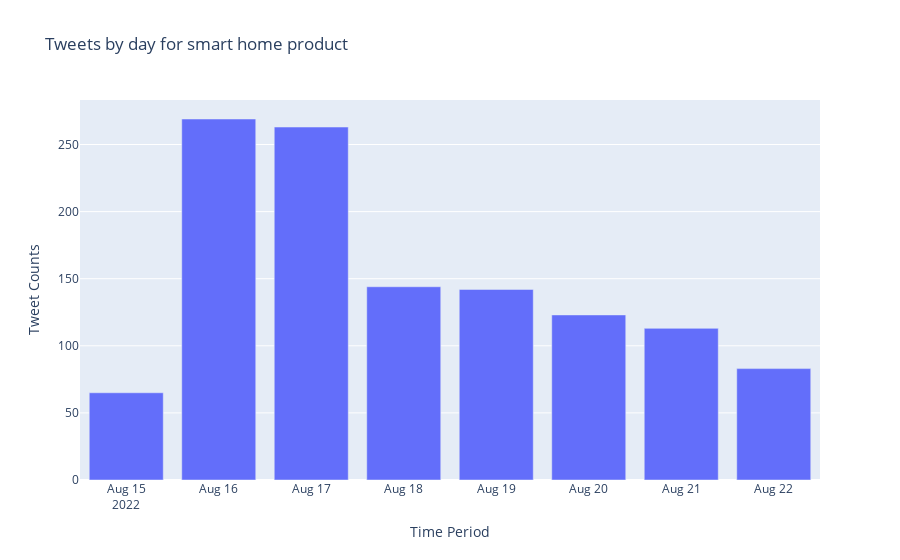

Notebook code for this chart:
### Code cell
import plotly.graph_objects as go
from twarc import Twarc2
import json

# Replace with your own bearer token
client_2 = Twarc2(
    bearer_token='AAAAAAAAAAAAAAAAAAAAAIPigAEAAAAA64aeG60pydtseMVb%2BGO8DUKDueM%3DAn6Zp0E3hyfEjzYEh9e3iQYA25t9XpxJz7NHEt5e5SbAAhYphX')
# Replace the query below with your own query
query = "smart home product"

# Get the recent Tweet counts using Twarc for your query by day
search_results = client_2.counts_recent(query=query, granularity='day')

for page in search_results:
    # Get the data object from the Tweet counts response which contains the daily Tweet count
    data = page['data']
    break

#print(json.dumps(data, indent=2))



#To display the Tweet counts in a bar graph, we will get the start date in a list called day to display on the x-axis
#and the corresponding tweet_counts in a list called tweet_counts to display on the y-axis
day = []
tweet_counts = []

for d in data:
    # Add the start date to display on x-axis
    day.append(d['start'][:10])
    # Add the daily Tweet counts to display on the y-axis
    tweet_counts.append(d['tweet_count'])

# Build a bar chart
fig = go.Figure(data=[go.Bar(x=day, y=tweet_counts)])

# Add the titles
fig.update_layout(xaxis_title="Time Period", yaxis_title="Tweet Counts",
                  title_text='Tweets by day for {}'.format(query))

fig.show()

### Figure 1 — Plotly figure (JSON) as saved in the notebook; plotly's stock layout.template omitted (floating-point values rounded to 4 significant figures)
{"data": [{"type": "bar", "x": ["2022-08-15", "2022-08-16", "2022-08-17", "2022-08-18", "2022-08-19", "2022-08-20", "2022-08-21", "2022-08-22"], "y": [65, 269, 263, 144, 142, 123, 113, 83]}], "layout": {"title": {"text": "Tweets by day for smart home product"}, "xaxis": {"title": {"text": "Time Period"}}, "yaxis": {"title": {"text": "Tweet Counts"}}}}
